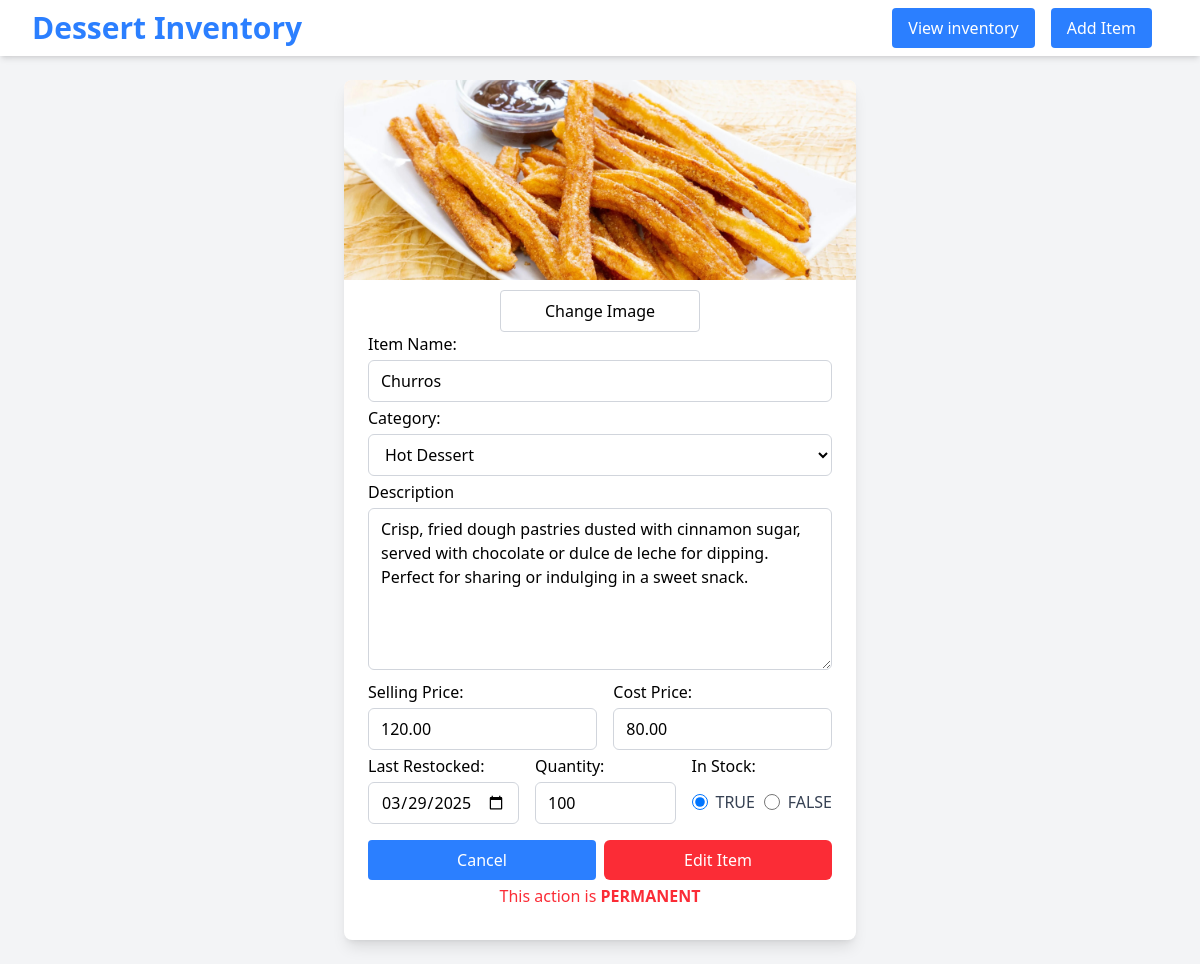
Screenshot of /edit-item-form.php?id=10 with the database file from the repository.
### tables this page shows
CREATE TABLE IF NOT EXISTS `crem_de_la_crem` (
    id INT PRIMARY KEY AUTO_INCREMENT,
    name VARCHAR(100) NOT NULL,
    category VARCHAR(100),
    description TEXT,
    image_path VARCHAR(255),
    last_restocked DATE NOT NULL,
    is_available TINYINT(1) NOT NULL DEFAULT 1,
    sell_price FLOAT NOT NULL,
    cost_price FLOAT NOT NULL,
    quantity INT NOT NULL
);

### db.php (called while the page is built, shortened)
<?php
$table = "crem_de_la_crem";
?>

### edit-item-form.php (the view, shortened to what this page needs)
<?php
require 'db.php';
$id = $_GET['id'];
$sql = "SELECT * FROM $table WHERE id = $id";
$result = $conn->query($sql);
if($result && $result->num_rows > 0) {
    $item = $result->fetch_assoc();
    $id = $item['id'];
    $name = $item['name'];
    $category = $item['category'];
    $description = $item['description'];
    $imagePath = ltrim($item['image_path'], '/');
    $lastRestocked = $item['last_restocked'];
    $isAvailable = ($item["is_available"] ? TRUE : FALSE);
    $sellPrice = number_format(floatval($item['sell_price']), 2);
    $costPrice = number_format(floatval($item['cost_price']), 2);
    $quantity = $item['quantity'];
}
?>
<!DOCTYPE html>
<html lang="en">
<head>
    <link rel="stylesheet" href="dist/styles.css">
</head>
<body class="bg-gray-100">
    <nav class="bg-white p-2 shadow-md flex items-center justify-between px-8 mt">
        <div id="nav-header">
            <h1 class="text-3xl font-bold text-blue-500">Dessert Inventory</h1>
        </div>
        <div id="nav-buttons" class="flex space-x-4 mr-4">
            <a href='index.php#inventory-table-div'><button id="button-view-inv" class="cursor-pointer bg-blue-500 text-white px-4 py-2 rounded hover:bg-blue-700 transition active">View inventory</button></a>
            <a href='index.php#add-item-form-div'><button id="button-add-item" class="cursor-pointer bg-blue-500 text-white px-4 py-2 rounded hover:bg-blue-700 transition">Add Item</button></a>
        </div>
    </nav>
    <div id="edit-item-form-div">
        <div id="item-info" class="bg-white max-w-lg rounded-lg shadow-lg overflow-hidden mx-auto my-6">
            <form id="edit-item-form" action="edit-item.php?id=<?php echo $id; ?>" method="post" enctype="multipart/form-data">
                <img id="image-preview" src="<?php echo ($imagePath) ? $imagePath: "./images/placeholder.jpg"; ?>" alt="Uploaded image preview" class="w-full max-h-50 object-cover">
                <div class="p-6 pt-0 mt-2.5">
                    <div class="flex justify-center">
                        <label for="item-image-input" class="flex justify-center w-50 px-4 py-2 border border-gray-300 rounded cursor-pointer hover:bg-gray-300">Change Image</label>
                        <input type="file" name="item-image-input" id="item-image-input" style="display: none;" accept="image/*"><br>
                    </div>
                    <label for="item-name" class="font-medium">Item Name: </label><br>
                    <input type="text" name="item-name" value="<?php echo $name; ?>" class="w-full my-1 px-3 py-2 border border-gray-300 rounded-md focus:outline-none focus:ring-2 focus:ring-blue-600"><br>
                    <label for="item-category" class="font-medium">Category: </label><br>
                    <select name="item-category" class="w-full my-1 px-3 py-2 border border-gray-300 rounded-md focus:outline-none focus:ring-2 focus:ring-blue-600">
                        <option value="Hot_Dessert" <?php echo ($category === "Hot_Dessert") ? "selected" : NULL; ?>>Hot Dessert</option>
                    </select><br>
                    <label for="item-description" class="font-medium">Description</label><br>
                    <textarea
                    name="item-description"
                    rows="6" cols="50"
                    class="w-full my-1 px-3 py-2 border border-gray-300 rounded-md focus:outline-none focus:ring-2 focus:ring-blue-600"
                    placeholder="Enter a description of the item..."><?php echo trim($description); ?></textarea><br>
                    <div id="item-prices" class="flex space-x-4">
                        <div>
                            <label for="item-sell-price" class="font-medium">Selling Price: </label>
                            <input type="number" name="item-sell-price" min="0.00" value="<?php echo $sellPrice; ?>" step="0.01" class="w-full my-1 px-3 py-2 border border-gray-300 rounded-md focus:outline-none focus:ring-2 focus:ring-blue-600"><br>
                        </div>
                        <div>
                            <label for="item-cost-price" class="font-medium">Cost Price: </label>
                            <input type="number" name="item-cost-price" min="0.00" value="<?php echo $costPrice; ?>" step="0.01" class="w-full my-1 px-3 py-2 border border-gray-300 rounded-md focus:outline-none focus:ring-2 focus:ring-blue-600"><br>
                        </div>
                    </div>
                    <div id="item-bottom" class="flex space-x-4">
                        <div class="w-1/3">
                            <label for="item-last-restocked" class="font-medium">Last Restocked: </label>
                            <input type="date" id="item-last-restocked" name="item-last-restocked" value="<?php echo $lastRestocked ?>" class="w-full my-1 px-3 py-2 border border-gray-300 rounded-md focus:outline-none focus:ring-2 focus:ring-blue-600">
                        </div>
                        <div class="w-1/3">
                            <label for="item-quantity" class="font-medium">Quantity: </label>
                            <input type="number" id="item-quantity" name="item-quantity" min="0" value="<?php echo $quantity; ?>" step="1" class="w-full my-1 px-3 py-2 border border-gray-300 rounded-md focus:outline-none focus:ring-2 focus:ring-blue-600"><br>
                        </div>
                        <div class="w-1/3">
                            <p class="font-medium mb-1">In Stock: </p>
                            <div id="in-stock-radio" class="flex justify-between items-center mt-3">
                                <div id="in-stock-radio-true-div" class="flex items-center space-x-2">
                                    <input type="radio"
                                        name="item-is-available"
                                        id="is-available-true"
                                        value="1" <?php echo ($isAvailable) ? "checked" : NULL; ?>
                                        class="cursor-pointer w-4 h-4 text-blue-500 border-gray-300 focus:ring-blue-500 focus:ring-2">
                                    <label for="is-available-true" class="text-gray-700 font-medium cursor-pointer">TRUE</label>
                                </div>
                                <div id="in-stock-radio-false-div" class="flex items-center space-x-2">
                                    <input type="radio"
                                        name="item-is-available"
                                        id="is-available-false"
                                        value="0" <?php echo (!$isAvailable) ? "checked" : NULL; ?>
                                        class="cursor-pointer w-4 h-4 text-blue-500 border-gray-300 focus:ring-blue-500 focus:ring-2">
                                    <label for="is-available-false" class="text-gray-700 font-medium cursor-pointer">FALSE</label>
                                </div>
                            </div>
                        </div>
                    </div>
                    <div class="flex justify-between mt-3">
                        <button id="button-cancel-delete" class="w-57 cursor-pointer bg-blue-500 text-white px-4 py-2 rounded hover:bg-blue-700 transition">Cancel</button>
                        <input type="submit" value="Edit Item" class="w-57 cursor-pointer px-6 py-2 bg-red-500 text-white rounded-md hover:bg-red-700 focus:outline-none focus:ring-2 focus:ring-red-500 focus:ring-opacity-50">
                    </div>
                    <p class="text-center text-red-500 mt-1 mb-2">This action is <span class="font-semibold">PERMANENT</span></p>
                </div>
            </form>
        </div>
    </div>
</body>
</html>

### rows the page displays
crem_de_la_crem: image_path (picture), item-name "Churros", item-category "Hot Dessert", item-description "Crisp, fried dough pastries dusted with cinnamon sugar, served with chocolate or dulce de leche for dipping. Perfect for sharing or indulging in a sweet snack.", item-sell-price "120.00", item-cost-price "80.00", item-last-restocked "03/29/2025", item-quantity "100", is_available "☑ TRUE", is_available "☐ FALSE"
